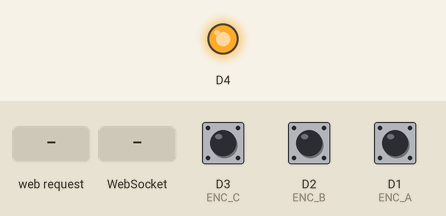
A sketch run on a simulated ESP8266 (NodeMCU). On the bench: output pins drawn as LEDs (lit = HIGH). Inputs (shaded band) come from the test bench; at power-on: D3 (ENC_C) HIGH, D2 (ENC_B) HIGH, D1 (ENC_A) HIGH. WiFi joins after 1.5 s; servers stay silent unless stated; a WiFi scan finds three made-up networks; storage starts empty; what the sketch prints to the serial monitor is not drawn.

Above: at 4.8 s.
4.9 s: D3 (ENC_C) pulled LOW for 0.15 s
6.5 s: HTTP request GET / received
8.0 s: WebSocket text "0]" received
9.5 s: HTTP request GET /upload received
Timing chart, 0 to 12.0 s (numbered marks = the images above; inputs shaded):
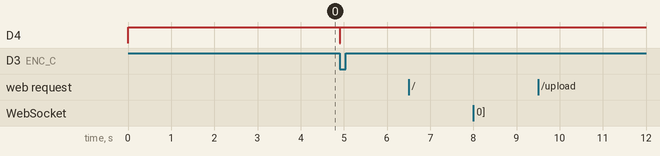

Measured:
- after the input at 4.9 s, D4: HIGH → LOW at once, → HIGH 0.02 s later
- after the input at 6.5 s, every drawn part: stays the same
- after the input at 8.0 s, every drawn part: stays the same
- after the input at 9.5 s, every drawn part: stays the same

The sketch:

encodeur-rotatif-KY-040-WS.ino
```cpp
/*

LECTURE D’UN ENCODEUR ROTATIF KY-040
====================================

# DESCRIPTION DU PROGRAMME
Lecture d’un encodeur rotatif KY-040 et transmission des valeurs via WebSocket
https://www.youtube.com/watch?v=pPmwxcTyQ3I
http://ouilogique.com/files/esp8266-encodeur-rotatif-KY-040-websocket/esp8266-encodeur-rotatif-KY-040-websocket.jpg

Ce programme est basé sur celui d’Oleg Mazurov
https://www.circuitsathome.com/mcu/reading-rotary-encoder-on-arduino

# RÉFÉRENCE DE L’ENCODEUR
http://www.banggood.com/5Pcs-5V-KY-040-Rotary-Encoder-Module-For-Arduino-AVR-PIC-p-951151.html

# CONNEXIONS DE L’ENCODEUR KY-040 SUR ESP8266
    GND              ⇒   GND
    +                ⇒   +3.3V
    SW  (bouton)     ⇒   D3 (GPIO 0)
    DT  (encodeur)   ⇒   D2 (GPIO 4)
    CLK (encodeur)   ⇒   D1 (GPIO 5)

# MISE EN ROUTE
  - Éditer le fichier “wifisettings.json” en indiquant un SSID + PASSWORD valides en première position.
  - Flasher le répertoire “data” sur l’ESP avec la commande de l’IDE Arduino : Tools/ESP8266 Sketch Data Upload
  - Uploader ce programme
  - La mise à jour des fichiers peut se faire avec `curl` (voir ci-dessous)

# MISE À JOUR DES FICHIERS
  ip=$(ping -c 1 esp8266.local | gawk -F'[()]' '/PING/{print $2}'); echo "http://$ip/"
  curl -F "file=@websocket.js"        http://$ip/upload

# POUR NE PAS METTRE DE MOTS DE PASSE EN LIGNE
git update-index --assume-unchanged "wifisettings.json"

juin 2017, ouilogique.com

*/

#include "encoder.h"
#include "ws_functions.h"

const char* mDNSName = "esp8266";
extern ESP8266WebServer webServer;
extern WebSocketsServer webSocket;
char *jsonMsgTime;

extern void webSocketEvent( uint8_t num, WStype_t type, uint8_t * payload, size_t length )
{
  Serial.print( "\nnum = " );
  Serial.print( num );

  switch( type )
  {

  // Déconnexion
  case WStype_DISCONNECTED:
    Serial.printf( "[%u] Disconnected!\n", num );
    break;

  // Connexion
  case WStype_CONNECTED:
    {
      IPAddress ip = webSocket.remoteIP( num );
      Serial.printf( "[%u] Connected from %d.%d.%d.%d url: %s\n", num, ip[0], ip[1], ip[2], ip[3], payload );

      // send message to client
      // WSsendGPIOStates( num );
      webSocket.sendTXT( num, jsonMsgTime );
    }
    break;

  // Commande reçue
  case WStype_TEXT:
    break;
  }
}


void printCurrentTime()
{
  jsonMsgTime = getNTPTime();
  Serial.printf( "\tHeure et date (main) : %s\n\n", jsonMsgTime );
}


void initSerial()
{
  Serial.begin( 115200 );
  Serial.print( "\n\n\n\n\n\n\n\nDEMO ENCODEUR\n==============\n\n" );
}


void initGPIO()
{
  pinMode( LED_BUILTIN, OUTPUT );
  digitalWrite( LED_BUILTIN, HIGH );
}


void finSetup()
{
  Serial.print( "# FIN DE L'INITIALISATION\n" );
  Serial.printf( "\tNom        : %s.local\n", mDNSName );
  Serial.print( "\tAdresse IP : " );
  Serial.println( WiFi.localIP() );
  Serial.print( "\tURL        : http://" );
  Serial.print( WiFi.localIP() );
  Serial.print( "/\n\n##############\n\n" );
}


void setup()
{
  initSerial();
  initEncodeur();
  initGPIO();

 // Initialisation du système de fichiers
  initSystemeFichiers();

  // Test JSON
  parseJSONwifiSettingsFromFile();

  // Démarrage des services web
  scanNetwork();
  initServicesWeb();

  // Initialisation du service UDP
  udpInit();
  printCurrentTime();

  // Fin de l’initialisation
  finSetup();
}


void loop()
{
  webSocket.loop();
  webServer.handleClient();

  // Lecture et affichage des valeurs de l’encodeur.
  if( encodeurTourne )
  {
    encType val = lectureEncodeur( false );
    if( val.valid )
    {
      serialSendEncoder( val );
      wsSendEncoder( val );
    }
    encodeurTourne = false;
  }

  // Si le bouton est pressé, on remet le compteur à 0.
  if( boutonPresse )
  {
    encType val = lectureEncodeur( true );
    if( val.valid )
    {
      serialSendEncoder( val );
      wsSendEncoder( val );
    }
    digitalWrite( LED_BUILTIN, LOW );
    delay( 20 );
    digitalWrite( LED_BUILTIN, HIGH );
    boutonPresse = false;
  }

  yield();
}


void serialSendEncoder( encType encodeurVal )
{
  // Pour visionnement dans le traceur série de l’IDE Arduino (CMD-SHIFT-L)
  Serial.println( encodeurVal.encVal );
}


void wsSendEncoder( encType encodeurVal )
{
  static char jsonMsg[ 100 ];
  sprintf( jsonMsg, "{\"cpt\":{\"cpt1\":\"%d\",\"cpt2\":\"%d\"}}", encodeurVal.encVal, 0 );
  webSocket.broadcastTXT( jsonMsg );
}
```

encoder.h
```cpp
/*
*/

#ifndef ENCODER_H
#define ENCODER_H

#include <Arduino.h>

typedef struct
{
  int8_t encVal;
  bool valid;
} encType;

encType lectureEncodeur( bool reset );
int8_t lectureBruteEncodeur();
void interruptionEncodeur();
void interruptionBouton();

// Modifier ici la sensibilité de l’encodeur pour qu’il ne réagisse
// pas trop vite. Cette valeur représente le nombre de millisecondes
// avant un changement sur la sortie.
static const long sensibiliteEncodeur = 50;

// Gamme de sortie de l’encodeur. À modifier en fonction de l’application.
static const int8_t minVal = 0;
static const int8_t maxVal = 10;

// Connexions de l’encodeur
#define ENC_A D1
#define ENC_B D2
#define ENC_C D3


#define ENC_A_Read   digitalRead( ENC_A )
#define ENC_B_Read   digitalRead( ENC_B )
#define ENC_C_Read ! digitalRead( ENC_C )

bool ENC_A_Val;
bool ENC_B_Val;
bool ENC_C_Val;

bool encodeurTourne = false;
bool boutonPresse   = false;


void initEncodeur()
{
  pinMode( ENC_A, INPUT ); // Il y a une pull-up de 10 kΩ sur l’encodeur.
  pinMode( ENC_B, INPUT ); // Il y a une pull-up de 10 kΩ sur l’encodeur.
  pinMode( ENC_C, INPUT_PULLUP );

  attachInterrupt( digitalPinToInterrupt( ENC_A ), interruptionEncodeur, CHANGE );
  attachInterrupt( digitalPinToInterrupt( ENC_B ), interruptionEncodeur, CHANGE );
  attachInterrupt( digitalPinToInterrupt( ENC_C ), interruptionBouton,   FALLING ); // !! RISING et FALLING sont inversés en INPUT_PULLUP.
  encodeurTourne = true;
}


encType lectureEncodeur( bool reset )
{
  static int8_t compteur = 0;
  int8_t encodeurVal;
  encType encodeurValOut;
  encodeurValOut.encVal = 0;
  encodeurValOut.valid = true;

  if( reset )
  {
    compteur = 0;
    encodeurValOut.encVal = 0;
    encodeurValOut.valid = true;
    return encodeurValOut;
  }

  encodeurVal = lectureBruteEncodeur();
  if( encodeurVal == 0 )
  {
    encodeurValOut.encVal = compteur;
    encodeurValOut.valid = false;
    return encodeurValOut;
  }

  // Mise à jour du compteur et coercition dans la gamme minVal..maxVal
  if( compteur < minVal || ( compteur == minVal && encodeurVal < 0 ) )
    compteur = minVal;
  else if( compteur > maxVal || ( compteur == maxVal && encodeurVal > 0 ) )
    compteur = maxVal;
  else
    compteur = compteur + encodeurVal;

  encodeurValOut.encVal = compteur;
  encodeurValOut.valid = true;

  return encodeurValOut;
}


int8_t lectureBruteEncodeur()
{
  // Lecture des signaux de l’encodeur et comparaison
  // avec les valeurs possibles dans le code de Gray.
  // Ceci permet de filtrer la plupart des rebonds de l’encodeur.
  // Les valeurs à 0 représentent les transitions impossibles
  // et qui doivent être supprimées (resultat = 0).
  // Les valeurs à 1 représentent les transitions dans le sens horaire.
  // Les valeurs à -1 représentent les transitions dans le sens anti-horaire.
  static const int8_t enc_states[ 16 ] PROGMEM =
    { 0,-1, 1, 0, 1, 0, 0,-1,-1, 0, 0, 1, 0, 1,-1, 0 };
  static uint8_t old_AB = 0;

  old_AB <<= 2;
  bitWrite( old_AB, 0, ENC_A_Val );
  bitWrite( old_AB, 1, ENC_B_Val );
  uint8_t resultat = pgm_read_byte( &enc_states[ ( old_AB & 0x0F ) ] );

  // On accumule “maxVal” résulats dans un sens ou dans l’autre
  // avant de bouger. Ceci permet de supprimer les derniers rebonds
  // de l’encodeur qui n’ont pas été filtrés ci-dessus.
  if( resultat != 0 )
  {
    static int8_t resultatCumul = 0;
    const int8_t maxVal = 2;
    resultatCumul += resultat;
    if( resultatCumul >= maxVal )
    {
      resultatCumul = maxVal;
      resultat = 1;
    }
    else if( resultatCumul <= -maxVal )
    {
      resultatCumul = -maxVal;
      resultat = -1;
    }
    else
      { resultat = 0; }
  }

  // On rejete quelques lectures pour limiter la sensibilité de l’encodeur
  // et éviter ainsi qu’il ne tourne trop vite.
  static long lastT = millis();
  if( millis() - lastT < sensibiliteEncodeur )
    { resultat = 0; }
  else
    { lastT = millis(); }

  // On retourne le résultat.
  return( resultat );
}


void interruptionEncodeur()
{
  ENC_A_Val = ENC_A_Read;
  ENC_B_Val = ENC_B_Read;
  ENC_C_Val = ENC_C_Read;
  encodeurTourne = true;
}


void interruptionBouton()
{
  boutonPresse = true;
}


#endif //  ENCODER_H
```

Source omitted: ws_functions.h (20163 bytes)
